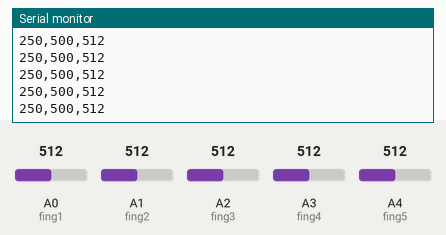
Simulated run of this sketch. Board: Arduino Uno, built with avr-gcc and run on an emulated ATmega328P. Parts: the last lines printed to the serial monitor. Inputs (shaded band) come from the test bench; at power-on: A4 (fing5) = 512, A0 (fing1) = 512, A1 (fing2) = 512, A2 (fing3) = 512, A3 (fing4) = 512.

Above: at 1.2 s.
1.3 s: A4 (fing5) set to 716
At 2.3 s:
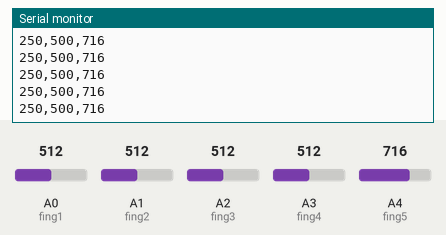
4.3 s: A4 (fing5) set to 992
At 5.2 s:
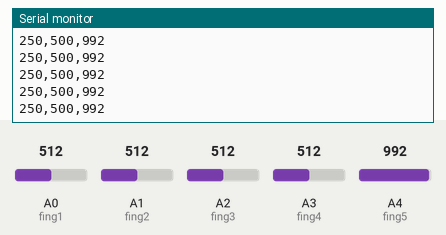
Timing chart, 0 to 7.3 s (numbered marks = the images above; inputs shaded):
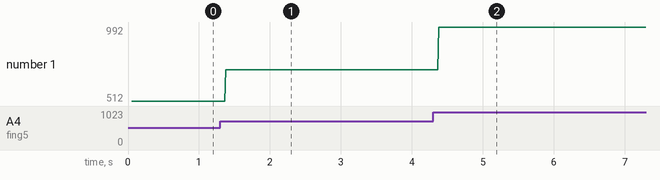

Measured:
- after the input at 1.3 s, the serial monitor: prints a new line after 0.08 s (image 1)
- after the input at 4.3 s, the serial monitor: prints a new line after 0.08 s (image 2)
- plotted number 1: 512 → 716 after the input at 1.3 s, 716 → 992 after the input at 4.3 s

The sketch:

PJ8C.ino
```cpp
//Input Ports for each finger
//Check board to see labels
int fing1 = A0;
int fing2 = A1;
int fing3 = A2;
int fing4 = A3;
int fing5 = A4;

//The analog data recorded in each finger
int data1 = 0;
int data2 = 0;
int data3 = 0;
int data4 = 0;
int data5 = 0;

void setup() {
  // put your setup code here, to run once:
  Serial.begin(9600);

  //Sets up the pins for measuring
  pinMode(fing1, INPUT);
  pinMode(fing2, INPUT);
  pinMode(fing3, INPUT);
  pinMode(fing4, INPUT);
  pinMode(fing5, INPUT);

  //Prints labels on graphs
  Serial.println("Min,Max,Finger1,Finger2,Finger3,Finger4,Finger5");
}

void loop() {
  // put your main code here, to run repeatedly:

  //Continually reads the sensors
  data1 = analogRead(fing1);
  data2 = analogRead(fing2);
  data3 = analogRead(fing3);
  data4 = analogRead(fing4);
  data5 = analogRead(fing5);

  //Sets min and max boundries for graph
  Serial.print(250);
  Serial.print(',');
  Serial.print(500);
  Serial.print(',');

  //Shows data for each finger
  /*
  Serial.println(data1);
  Serial.print(',');
  Serial.print(data2);
  Serial.print(',');
  Serial.print(data3);
  Serial.print(',');
  Serial.print(data4);
  Serial.print(',');
  */
  Serial.print(data5);

  Serial.println();
  //delay(1000);

}
```
